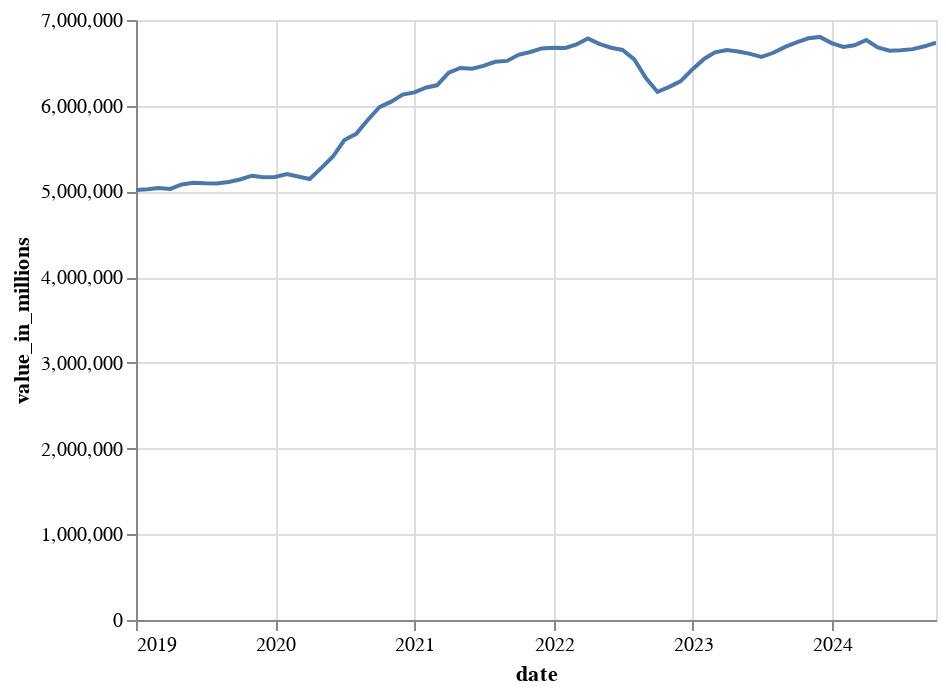

Notebook code cell kept with this figure:
### Code cell
monetary_b_chart = (
    (monetary_b_out.plot.line(
        x=alt.X("date:T", axis=alt.Axis(format="%Y")), 
        y=alt.Y("value_in_millions", scale=alt.Scale(zero=True))
                      )
    )
        .properties(width=400)
        .configure_scale(zero=False)
)

monetary_b_chart

### Figure 1 — Vega-Lite specification as saved in the notebook (floating-point values rounded to 4 significant figures)
{"config": {"view": {"continuousWidth": 300, "continuousHeight": 300}, "scale": {"zero": false}}, "data": {"name": "data-ce54134dcd23efc161a7d5c2805e20b3"}, "mark": {"type": "line", "tooltip": true}, "encoding": {"x": {"axis": {"format": "%Y"}, "field": "date", "type": "temporal"}, "y": {"field": "value_in_millions", "scale": {"zero": true}, "type": "quantitative"}}, "params": [{"name": "param_7", "select": {"type": "interval", "encodings": ["x", "y"]}, "bind": "scales"}], "width": 400, "$schema": "https://vega.github.io/schema/vega-lite/v5.20.1.json", "datasets": {"data-ce54134dcd23efc161a7d5c2805e20b3": [{"date": "2019-01-01T00:00:00", "value_in_millions": 5015210}, {"date": "2019-02-01T00:00:00", "value_in_millions": 5026079}, {"date": "2019-03-01T00:00:00", "value_in_millions": 5038973}, {"date": "2019-04-01T00:00:00", "value_in_millions": 5029374}, {"date": "2019-05-01T00:00:00", "value_in_millions": 5080951}, {"date": "2019-06-01T00:00:00", "value_in_millions": 5102351}, {"date": "2019-07-01T00:00:00", "value_in_millions": 5094866}, {"date": "2019-08-01T00:00:00", "value_in_millions": 5093809}, {"date": "2019-09-01T00:00:00", "value_in_millions": 5109797}, {"date": "2019-10-01T00:00:00", "value_in_millions": 5139545}, {"date": "2019-11-01T00:00:00", "value_in_millions": 5183849}, {"date": "2019-12-01T00:00:00", "value_in_millions": 5165620}, {"date": "2020-01-01T00:00:00", "value_in_millions": 5168384}, {"date": "2020-02-01T00:00:00", "value_in_millions": 5202668}, {"date": "2020-03-01T00:00:00", "value_in_millions": 5174466}, {"date": "2020-04-01T00:00:00", "value_in_millions": 5145034}, {"date": "2020-05-01T00:00:00", "value_in_millions": 5271503}, {"date": "2020-06-01T00:00:00", "value_in_millions": 5407328}, {"date": "2020-07-01T00:00:00", "value_in_millions": 5600015}, {"date": "2020-08-01T00:00:00", "value_in_millions": 5671783}, {"date": "2020-09-01T00:00:00", "value_in_millions": 5836612}, {"date": "2020-10-01T00:00:00", "value_in_millions": 5983000}, {"date": "2020-11-01T00:00:00", "value_in_millions": 6047199}, {"date": "2020-12-01T00:00:00", "value_in_millions": 6130275}, {"date": "2021-01-01T00:00:00", "value_in_millions": 6155340}, {"date": "2021-02-01T00:00:00", "value_in_millions": 6212761}, {"date": "2021-03-01T00:00:00", "value_in_millions": 6237851}, {"date": "2021-04-01T00:00:00", "value_in_millions": 6384534}, {"date": "2021-05-01T00:00:00", "value_in_millions": 6440805}, {"date": "2021-06-01T00:00:00", "value_in_millions": 6431828}, {"date": "2021-07-01T00:00:00", "value_in_millions": 6465451}, {"date": "2021-08-01T00:00:00", "value_in_millions": 6512543}, {"date": "2021-09-01T00:00:00", "value_in_millions": 6522928}, {"date": "2021-10-01T00:00:00", "value_in_millions": 6593907}, {"date": "2021-11-01T00:00:00", "value_in_millions": 6626647}, {"date": "2021-12-01T00:00:00", "value_in_millions": 6668125}, {"date": "2022-01-01T00:00:00", "value_in_millions": 6677201}, {"date": "2022-02-01T00:00:00", "value_in_millions": 6673066}, {"date": "2022-03-01T00:00:00", "value_in_millions": 6711147}, {"date": "2022-04-01T00:00:00", "value_in_millions": 6784533}, {"date": "2022-05-01T00:00:00", "value_in_millions": 6720896}, {"date": "2022-06-01T00:00:00", "value_in_millions": 6676344}, {"date": "2022-07-01T00:00:00", "value_in_millions": 6650855}, {"date": "2022-08-01T00:00:00", "value_in_millions": 6539613}, {"date": "2022-09-01T00:00:00", "value_in_millions": 6318553}, {"date": "2022-10-01T00:00:00", "value_in_millions": 6160939}, {"date": "2022-11-01T00:00:00", "value_in_millions": 6219657}, {"date": "2022-12-01T00:00:00", "value_in_millions": 6287533}, {"date": "2023-01-01T00:00:00", "value_in_millions": 6425928}, {"date": "2023-02-01T00:00:00", "value_in_millions": 6548347}, {"date": "2023-03-01T00:00:00", "value_in_millions": 6623369}, {"date": "2023-04-01T00:00:00", "value_in_millions": 6648898}, {"date": "2023-05-01T00:00:00", "value_in_millions": 6632784}, {"date": "2023-06-01T00:00:00", "value_in_millions": 6605008}, {"date": "2023-07-01T00:00:00", "value_in_millions": 6569924}, {"date": "2023-08-01T00:00:00", "value_in_millions": 6617612}, {"date": "2023-09-01T00:00:00", "value_in_millions": 6686330}, {"date": "2023-10-01T00:00:00", "value_in_millions": 6738528}, {"date": "2023-11-01T00:00:00", "value_in_millions": 6787155}, {"date": "2023-12-01T00:00:00", "value_in_millions": 6802773}, {"date": "2024-01-01T00:00:00", "value_in_millions": 6730076}, {"date": "2024-02-01T00:00:00", "value_in_millions": 6685723}, {"date": "2024-03-01T00:00:00", "value_in_millions": 6705502}, {"date": "2024-04-01T00:00:00", "value_in_millions": 6766164}, {"date": "2024-05-01T00:00:00", "value_in_millions": 6679732}, {"date": "2024-06-01T00:00:00", "value_in_millions": 6642641}, {"date": "2024-07-01T00:00:00", "value_in_millions": 6646845}, {"date": "2024-08-01T00:00:00", "value_in_millions": 6660226}, {"date": "2024-09-01T00:00:00", "value_in_millions": 6693222}, {"date": "2024-10-01T00:00:00", "value_in_millions": 6735653}]}}
